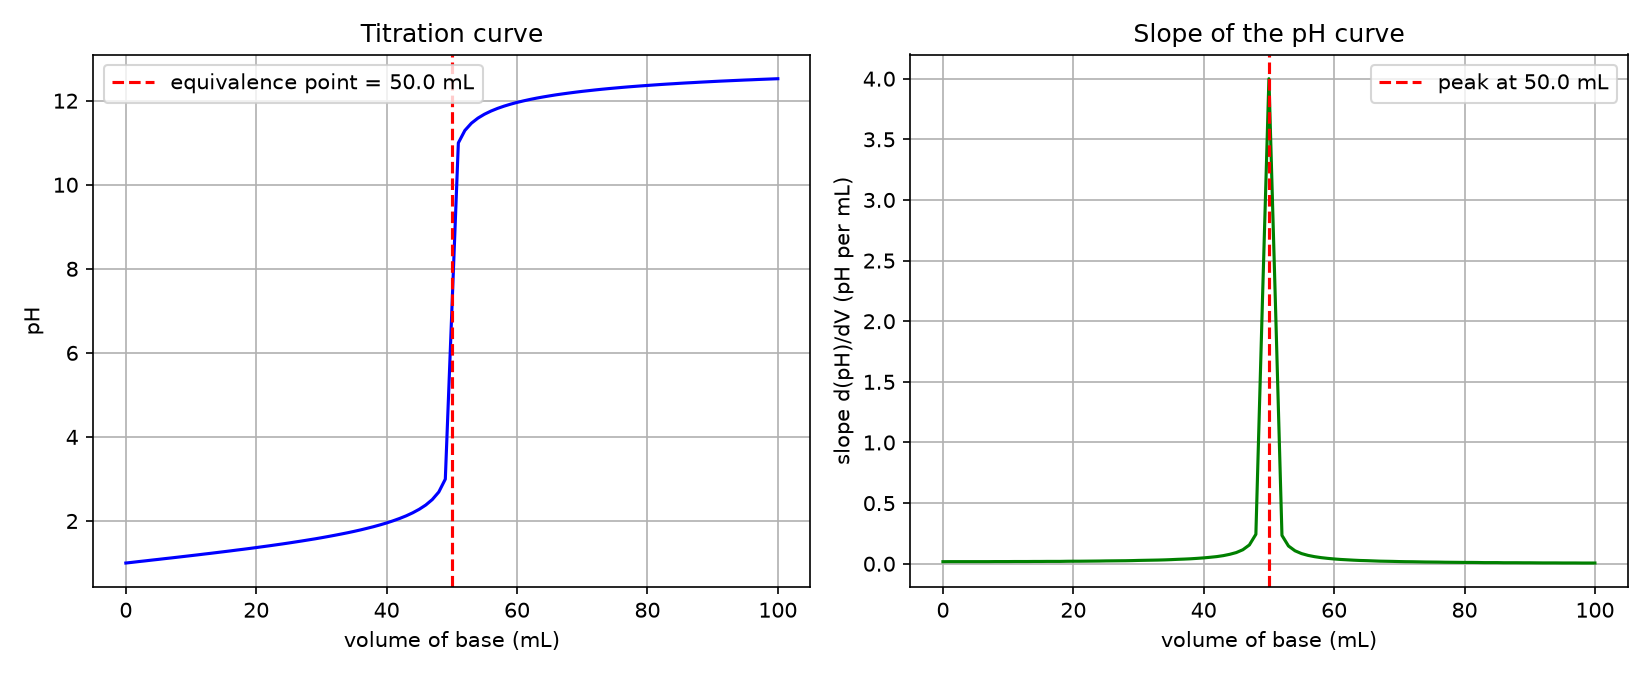

Python code for this plot:
"""
PW2 Lab B Part 5 (bonus) -- find a titration's equivalence point.

titration.csv holds a titration curve: pH versus the volume of base added.
The equivalence point is the volume where the pH changes fastest (the steep
jump). Numerically, that is where the SLOPE of the pH curve is largest.
Run:  python titration.py
"""
import numpy as np
import matplotlib.pyplot as plt

# TODO 1: read titration.csv (volume_base, pH) into arrays V, pH
data = np.loadtxt("titration.csv", delimiter=",", skiprows=1)
V = data[:, 0]          # volume of base added (mL)
pH = data[:, 1]         # measured pH

# TODO 2: slope of the pH curve and the volume where it is largest
slope = np.gradient(pH, V)       # d(pH)/dV at every point
i_max = np.argmax(slope)         # index of the largest slope
V_eq = V[i_max]

print("Equivalence point volume =", V_eq, "mL")
print("pH at equivalence point  =", pH[i_max])
print("Maximum slope            =", slope[i_max], "pH/mL")

# TODO 3: two plots side by side, save as titration.png
fig, (ax1, ax2) = plt.subplots(1, 2, figsize=(11, 4.5))

ax1.plot(V, pH, color="blue")
ax1.axvline(V_eq, color="red", linestyle="--",
            label=f"equivalence point = {V_eq:.1f} mL")
ax1.set_xlabel("volume of base (mL)")
ax1.set_ylabel("pH")
ax1.set_title("Titration curve")
ax1.legend()
ax1.grid(True)

ax2.plot(V, slope, color="green")
ax2.axvline(V_eq, color="red", linestyle="--",
            label=f"peak at {V_eq:.1f} mL")
ax2.set_xlabel("volume of base (mL)")
ax2.set_ylabel("slope d(pH)/dV (pH per mL)")
ax2.set_title("Slope of the pH curve")
ax2.legend()
ax2.grid(True)

plt.tight_layout()
plt.savefig("titration.png", dpi=150)
print("Saved titration.png")
